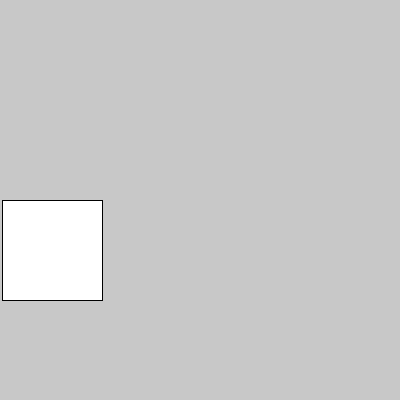
Frame 1 (no input)
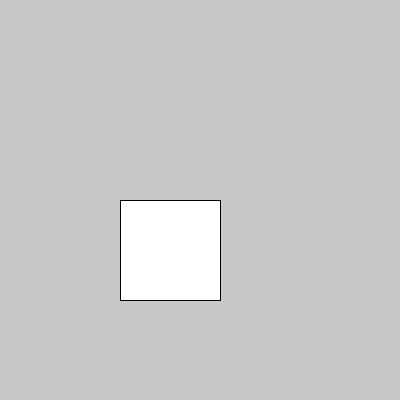
Frame 60 (the mouse pressed at the canvas centre just before this capture)
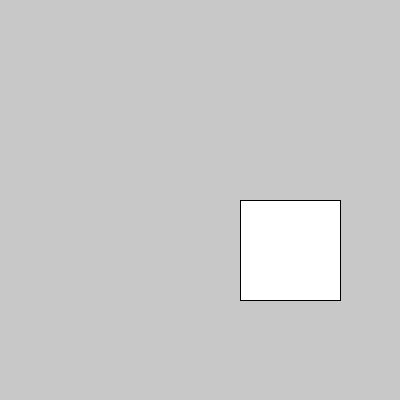
Frame 120 (the mouse held since frame 60 and released just before this capture)

The Processing sketch that drew these frames (run headless with seeded random() and noise(); from frame 60 on, the mouse is pressed at the canvas centre):

// Processing sketch: a_andy_class_2
// ── a_andy_class_2.pde
int x; //float and int [java very picky]

void setup () {
  size (400, 400);
}

void draw () {
  background (200);
  x = x+2;
  rect (x, height/2, 100, 100);
  if (x>width) {
    x = -1;
  }
}

// processing book
